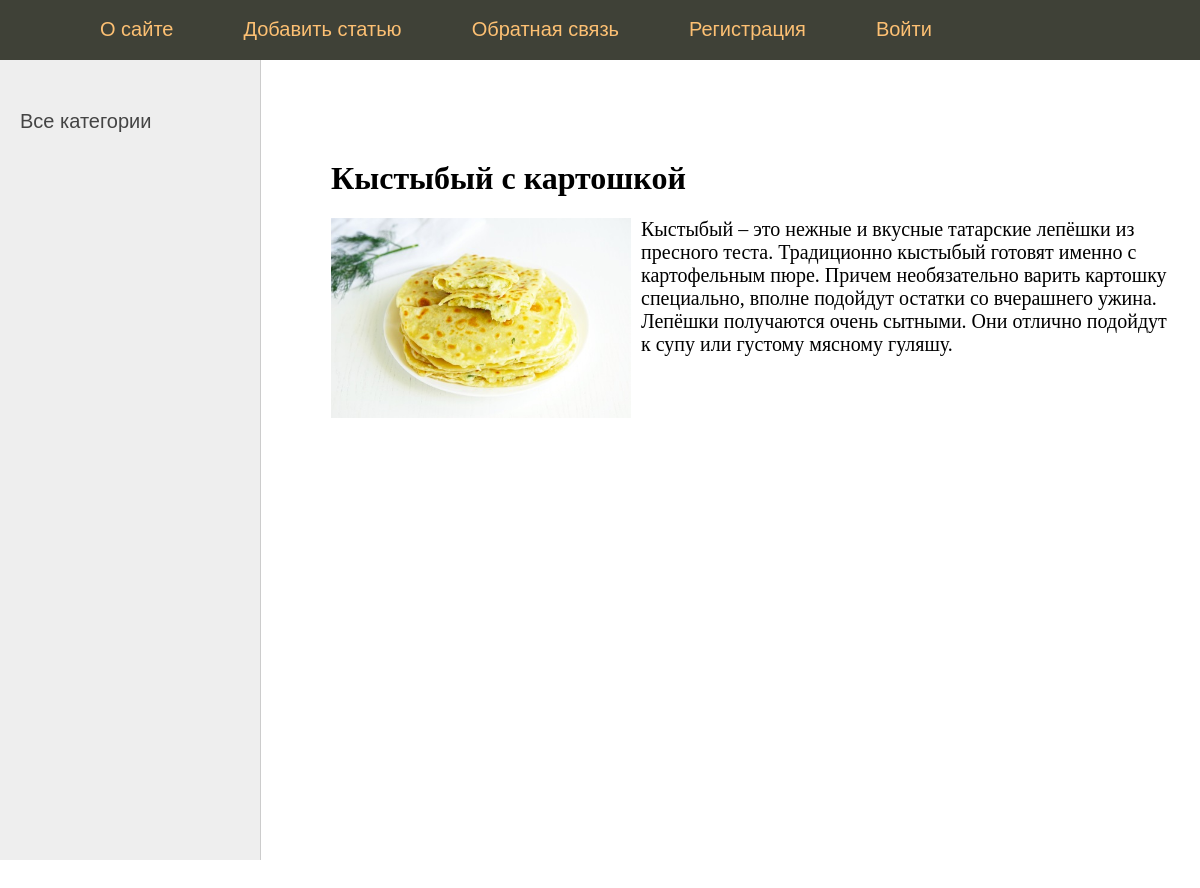
/post/5/, run on the app's committed database.
### app/models.py (models this page shows, shortened)
class Bake(models.Model):
    title = models.CharField(max_length=255)
    content = models.TextField(blank=True)
    photo = models.ImageField(upload_to="photos/%Y/%m/%d/")
    time_create = models.DateTimeField(auto_now=True)
    time_update = models.DateTimeField(auto_now=True)
    is_published = models.BooleanField(default=True)
    cat = models.ForeignKey('Category', on_delete=models.PROTECT, null=True)

### app/views.py (the view)
# urls.py: path('post/<int:post_id>/', show_post, name='post'),
def show_post(request, post_id):
    post = get_object_or_404(Bake, pk=post_id)
    data = {
        'post': post,
        'menu': menu,
        'title': post.title,
        'cat_selected': post.cat_id
    }
    return render(request, 'post.html', context=data)

### templates/post.html
{% extends 'base.html' %}
{% block content %}
<h1>{{post.title}}</h1>
{% if post.photo %}
<p> <img class="img-article-left" src="{{post.photo.url}}" </p>
{% endif %}
{{post.content|linebreaks}}
{% endblock %}

### static/css/styles.css (style rules this page uses)
html, body { font-family: 'Arial'; margin: 0; padding: 0; height: 100%; width: 100%; color: #444; }
img { max-width: 600px; height: auto; }
img.img-article-left { max-width: 300px; height: auto; float: left; padding: 0 10px 10px 0; }
.content-text h1 { font-size: 32px; }

### data on the page
Bake: title "Кыстыбый с картошкой", photo (picture), content "Кыстыбый – это нежные и вкусные татарские лепёшки из пресного теста. Традиционно кыстыбый готовят именно с картофельным пюре. Причем необязательно варить картошку специально, вполне подойдут остатки со вчерашнего ужина. Лепёшки получаются очень сытными. Они отлично подойдут к супу или густому мясному гуляшу."

### other printed values
{{ m.title }} "О сайте" "Добавить статью" "Обратная связь" "Регистрация" "Войти"
